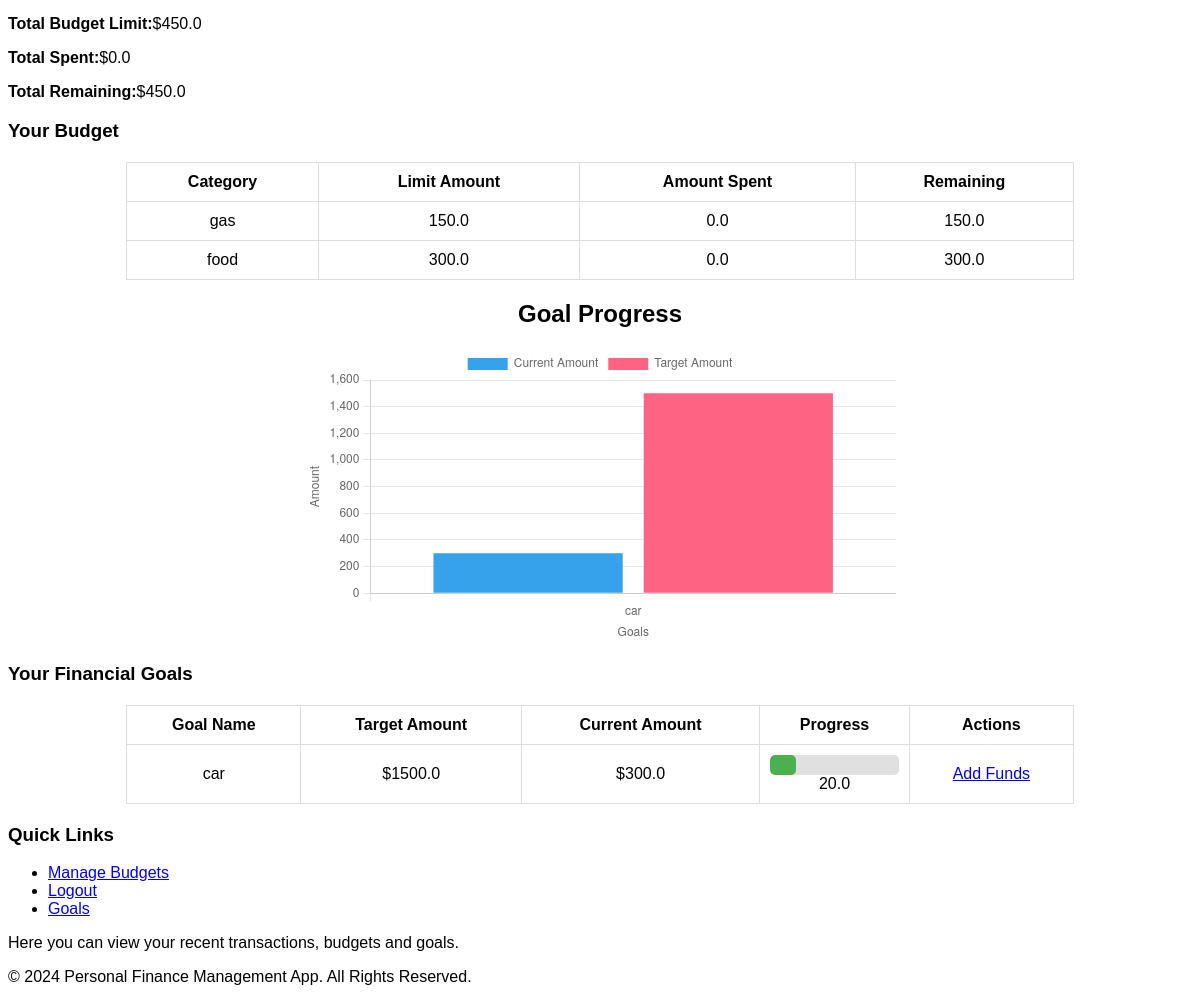
Page /dashboard (signed in, lower part) on the earlier database version.
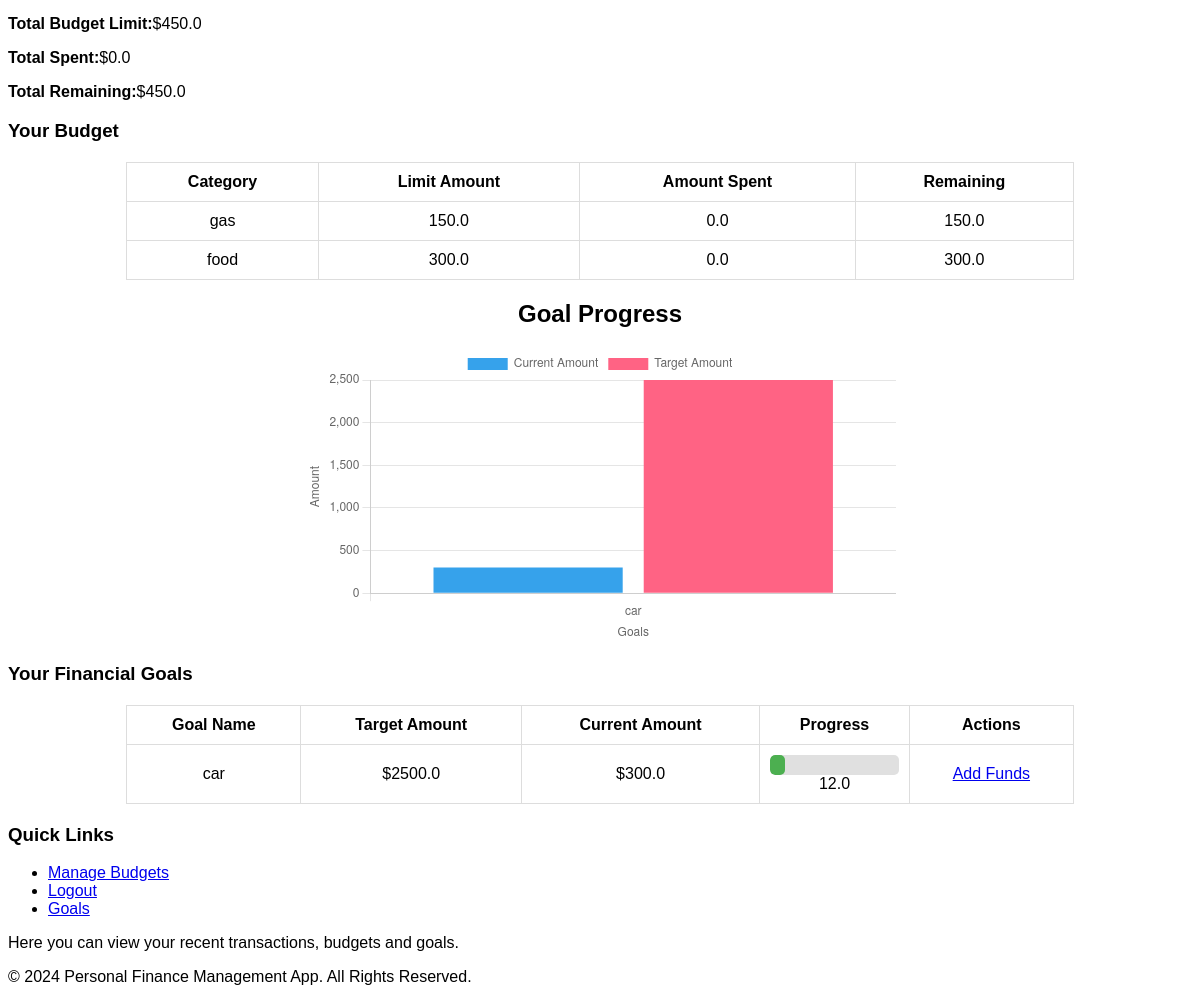
Same page on the later database version.
### tables this page shows
CREATE TABLE Goals (
  id INTEGER PRIMARY KEY AUTOINCREMENT,
  user_id INTEGER NOT NULL,
  goal_name TEXT,
  target_amount REAL,
  current_amount REAL DEFAULT 0,
  FOREIGN KEY (user_id) REFERENCES Users(id)
);

### app.py (the view)
@app.route('/dashboard')
def dashboard():
    if 'user_id' not in session:
        return redirect(url_for('login'))
    conn = get_db_connection()
    cursor = conn.cursor()
    cursor.execute("""
        SELECT COALESCE(SUM(limit_amount), 0) AS total_limit,
               COALESCE(SUM(amount_spent), 0) AS total_spent
        FROM Budgets
        WHERE user_id = ?
    """, (session['user_id'],))
    summary = cursor.fetchone()
    total_limit = summary['total_limit'] if summary else 0
    total_spent = summary['total_spent'] if summary else 0
    total_remaining = total_limit - total_spent
    print("Total Limit:", total_limit)
    print("Total Spent:", total_spent)
    print("Total Remaining", total_remaining)
    cursor.execute("""
        SELECT B.category, COALESCE(SUM(T.amount), 0) AS total_spent
        FROM Budgets AS B
        LEFT JOIN BudgetTransactions AS T ON B.id = T.budget_id
        WHERE B.user_id = ?
        GROUP BY B.category
    """, (session['user_id'],))
    category_data = cursor.fetchall()
    labels = [row['category'] for row in category_data]
    values = [row['total_spent'] for row in category_data]
    print("Caegory Data:", [dict(row) for row in category_data])
    cursor.execute("""
        SELECT strftime('%Y-%m', date) AS month, SUM(amount) AS total_spent
        FROM BudgetTransactions
        WHERE budget_id IN (SELECT id FROM Budgets WHERE user_id = ?)
        GROUP BY month
        ORDER BY month
    """, (session['user_id'],))
    monthly_spending = cursor.fetchall()
    months = [row['month'] for row in monthly_spending]
    spending_values = [row['total_spent'] for row in monthly_spending]
    print("Monthly Spending:", [dict(row) for row in monthly_spending])
    cursor.execute("""
        SELECT B.category, B.limit_amount AS budgeted, COALESCE(SUM(T.amount), 0) AS actual_spent
        FROM Budgets AS B
        LEFT JOIN BudgetTransactions AS T ON B.id = T.budget_id
        WHERE B.user_id = ?
        GROUP BY B.category
    """, (session['user_id'],))
    budget_vs_actual = cursor.fetchall()
    categories = [row['category'] for row in budget_vs_actual]
    budgeted_values = [row['budgeted'] for row in budget_vs_actual]
    actual_spent_values = [row['actual_spent'] for row in budget_vs_actual]
    print("Budget vs Actual", [dict(row) for row in budget_vs_actual])
    cursor.execute("SELECT * FROM Budgets WHERE user_id = ?", (session['user_id'],))
    budgets = cursor.fetchall()
    print("Budgets:", [dict(row) for row in budgets])
    cursor.execute("SELECT * FROM Goals WHERE user_id = ?", (session['user_id'],))
    goals = cursor.fetchall()
    goal_names = [goal['goal_name'] for goal in goals]
    current_amounts = [goal['current_amount'] for goal in goals]
    target_amounts = [goal['target_amount'] for goal in goals]
    print("Goals:", [dict(row) for row in goals])
    conn.close()
    return render_template(
        'dashboard.html',
        username=session.get('username', 'User'),
        labels=labels,
        values=values,
        total_limit=total_limit,
        total_spent=total_spent,
        total_remaining=total_remaining,
        budgets=budgets,
        goals=goals,
        goal_names=goal_names,
        current_amounts=current_amounts,
        target_amounts=target_amounts,
        months=months,
        spending_values=spending_values,
        categories=categories,
        budgeted_values=budgeted_values,
        actual_spent_values=actual_spent_values
    )

### app.py (called while the page is built)
def get_db_connection():
  conn = sqlite3.connect('database.db')
  conn.row_factory = sqlite3.Row
  return conn

### templates/dashboard.html (shortened to what this page needs)
{% extends "base.html" %}
{% block content %}
<div>
  <p><strong>Total Budget Limit:</strong>${{ total_limit }}</p>
  <p><strong>Total Spent:</strong>${{ total_spent }}</p>
  <p><strong>Total Remaining:</strong>${{ total_remaining }}</p>
</div>
<div>
  <h3>Your Budget</h3>
  {% if budgets %}
    <table>
      <thead>
        <tr>
          <th>Category</th>
          <th>Limit Amount</th>
          <th>Amount Spent</th>
          <th>Remaining</th>
        </tr>
      </thead>
      <tbody>
        {% for budget in budgets %}
          <tr>
            <td>{{ budget['category'] }}</td>
            <td>{{ budget['limit_amount'] }}</td>
            <td>{{ budget['amount_spent'] }}</td>
            <td>{{ budget['limit_amount'] - budget['amount_spent'] }}</td>
          </tr>
        {% endfor %}
      </tbody>
    </table>
  {% else %}
    <p>You have no budgets set. <a href="{{ url_for('budget') }}">Add a Budget</a></p>
  {% endif %}
</div>
<h2>Goal Progress</h2>
<div class="chart-container">
  <canvas id="goalChart"></canvas>
</div>
<div>
  <h3>Your Financial Goals</h3>
  {% if goals %}
    <table>
      <thead>
        <tr>
          <th>Goal Name</th>
          <th>Target Amount</th>
          <th>Current Amount</th>
          <th>Progress</th>
          <th>Actions</th>
        </tr>
      </thead>
      <tbody>
        {% for goal in goals %}
          <tr>
            <td>{{ goal['goal_name'] }}</td>
            <td>${{ goal['target_amount'] }}</td>
            <td>${{ goal['current_amount'] }}</td>
            <td>
              {% set progress = (goal['current_amount'] / goal['target_amount']) * 100 %}
              <div class="progress-bar-container">
                <div class="progress-bar" style="width: {{progress | round(2) }}%;"></div>
              </div>
              {{ progress | round(2) }}
            </td>
            <td>
              <a href="{{ url_for('add_funds', goal_id=goal['id']) }}">Add Funds</a>
            </td>
          </tr>
        {% endfor %}
      </tbody>
    </table>
  {% else %}
    <p>You have no goals set <a href="{{ url_for('add_goal') }}">Add a Goal</a></p>
  {% endif %}
</div>
<div>
  <h3>Quick Links</h3>
  <ul>
    <li><a href="{{ url_for('budget') }}">Manage Budgets</a></li>
    <li><a href="{{ url_for('logout') }}">Logout</a></li>
    <li><a href="{{ url_for('view_goals') }}">Goals</a></li>
  </ul>
</div>
<p>Here you can view your recent transactions, budgets and goals.</p>
<script>
    renderSpendingChart({{ labels | tojson }}, {{ values | tojson }});
    renderGoalChart(
        {{ goal_names | tojson }},
        {{ current_amounts | tojson }},
        {{ target_amounts | tojson }}
    );
</script>
{% endblock %}

Differences in the rows shown:
changed Goals "car": target_amount "1500.0" → "2500.0"; {{ progress | round(2) }} 20.0 → 12.0 (drawn); progress "20.0" → "12.0"
Other differences:
chart data {{ target_amounts | tojson }}: [1500.0] → [2500.0]
